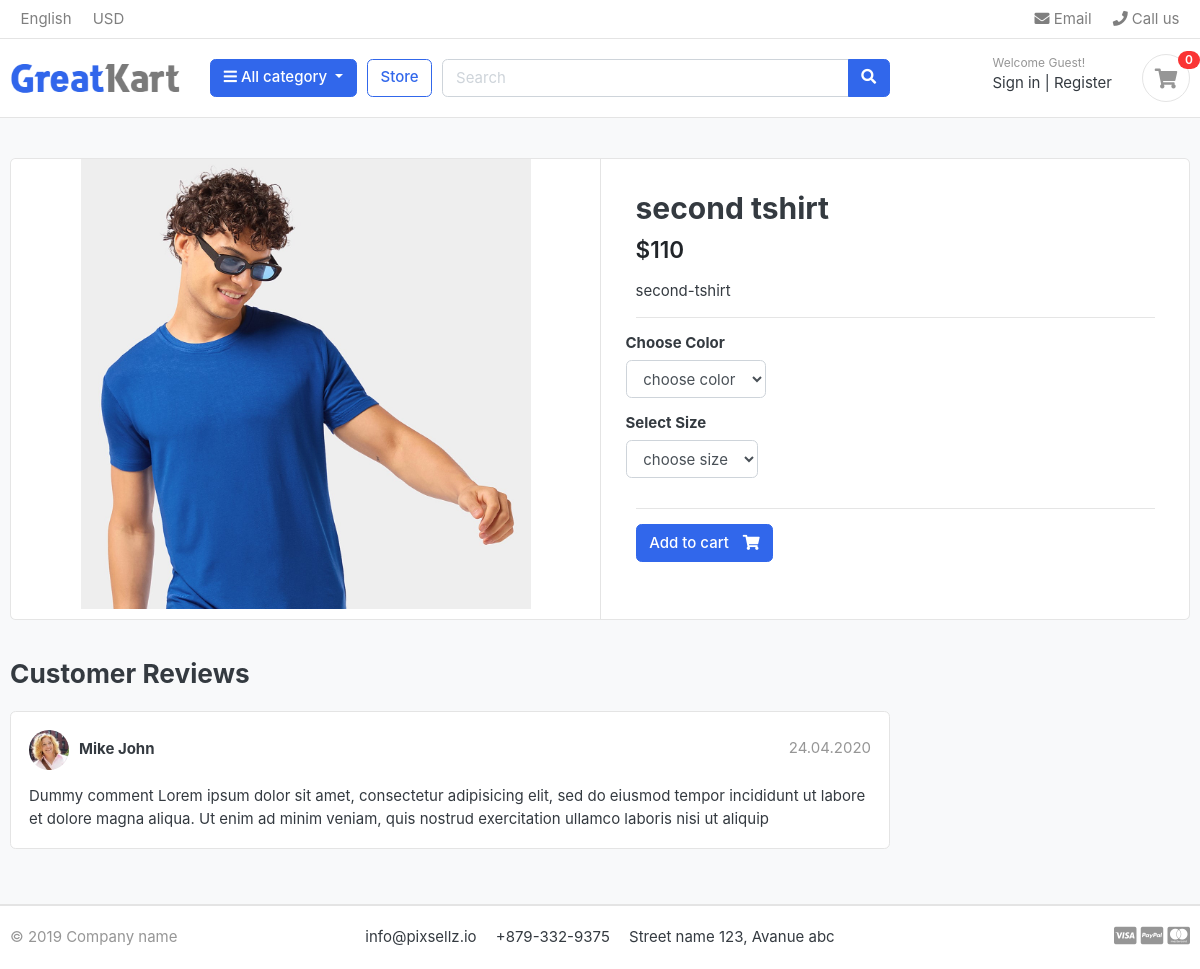
Page /store/category/shirts/second-tshirt/ on the earlier database version.
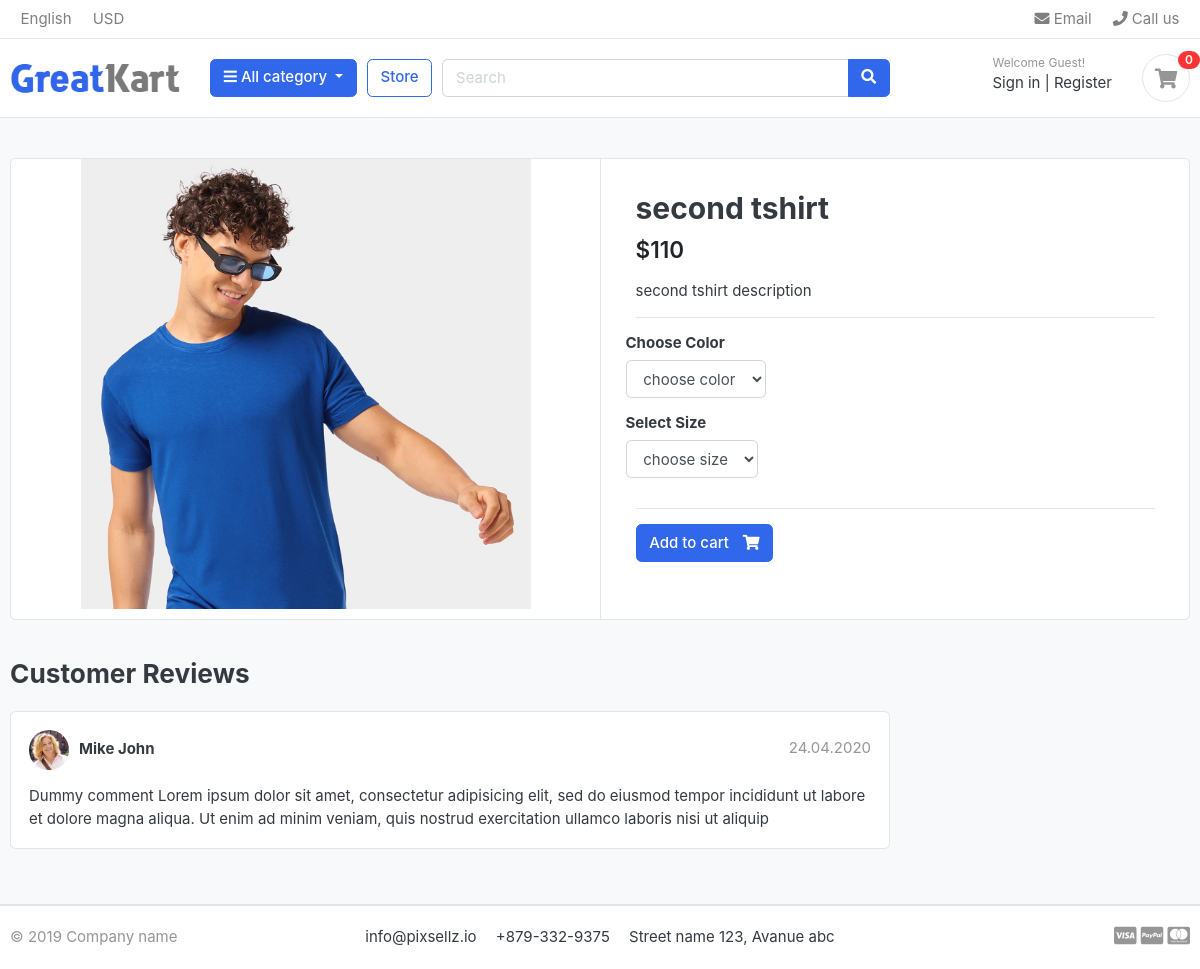
Same page on the later database version.
### store/models.py (models this page shows, shortened)
class Product(models.Model):
    product_name = models.CharField(max_length=50,unique=True)
    slug = models.SlugField(max_length=200,unique=True)
    description = models.TextField(max_length=200,unique=True)
    price = models.IntegerField()
    images = models.ImageField(upload_to='photos/products')
    stock = models.IntegerField()
    is_available = models.BooleanField(default=True)
    category = models.ForeignKey(Category ,on_delete=models.CASCADE)
    created_date = models.DateTimeField(auto_now_add=True)
    modified_date = models.DateTimeField(auto_now=True)

### store/views.py (the view)
# urls.py: path('category/<slug:category_slug>/<slug:product_slug>/',views.product_detail,name='product_detail'),
def product_detail(request,category_slug,product_slug):
    try:
        single_product = Product.objects.get(category__slug=category_slug,slug=product_slug)
        in_cart = CartItem.objects.filter(cart__cart_id=__cart_id(request),product=single_product).exists()
    except Exception as e:
        raise e
    context = {
        'single_product' : single_product,
        'in_cart':in_cart,
    }
    return render(request,'store/product_detail.html',context)

### carts/context_processors.py (called while the page is built)
def counter(request):
    cart_count = 0
    if 'admin' in request.path:
        return {}
    else:
        try:
            cart = Cart.objects.filter(cart_id = __cart_id(request))
            cart_items = CartItem.objects.all().filter(cart=cart[:1])
            for cart_item in cart_items:
                cart_count += cart_item.quantity
        except Cart.DoesNotExist:
            cart_count=0
    return dict(cart_count=cart_count)

### carts/views.py (called while the page is built)
def __cart_id(request):
    cart = request.session.session_key
    if not cart:
        cart = request.session.create()
    return cart

### category/context_processors.py (called while the page is built)
def menu_links(request):
    links = Category.objects.all()
    return dict(links=links)

### category/models.py (called while the page is built)
    def get_url(self):
        return reverse('product_by_category',args=[self.slug])

### store/models.py (called while the page is built)
    def colors(self):
        return super(VariationManager,self).filter(variation_category='color',is_active=True)

    def sizes(self):
        return super(VariationManager,self).filter(variation_category='size',is_active=True)

### templates/store/product_detail.html (shortened to what this page needs)
{% extends 'base.html' %}
{% load static %}
{% block content %}
<section class="section-content padding-y bg">
  <div class="container">
    <div class="card">
      <div class="row no-gutters">
        <aside class="col-md-6">
          <article class="gallery-wrap">
            <div class="img-big-wrap">
              <a href="#"><img src="{{ single_product.images.url }}"></a>
            </div>
          </article>
        </aside>
        <main class="col-md-6 border-left">
          <form action="{% url 'add_cart' single_product.id %}" method="POST">
            <article class="content-body">
              <h2 class="title">{{ single_product.product_name }}</h2>
              <div class="mb-3">
                <var class="price h4">${{ single_product.price }}</var>
              </div>
              <p>{{ single_product.description }}</p>
              <hr>
              <div class="row">
                <div class="item-option-select">
                  <h6>Choose Color</h6>
                  <select name="color" class="form-control">
                    <option value="" selected disabled>choose color</option>
                  </select>
                </div>
              </div>
              <div class="row">
                <div class="item-option-select">
                  <h6>Select Size</h6>
                  <select name="size" class="form-control">
                    <option value="" selected disabled>choose size</option>
                  </select>
                </div>
              </div>
              <hr>
              {% if single_product.stock <= 0 %} <h5>out of stock</h5>
                {% else %}
                <button class="btn  btn-primary"> <span class="text">Add to
                    cart</span> <i class="fas fa-shopping-cart"></i> </button>
                {% endif %}
            </article>
          </form>
        </main>
      </div>
    </div>
    <br>
    <div class="row">
      <div class="col-md-9">
        <header class="section-heading">
          <h3>Customer Reviews </h3>
        </header>
        <article class="box mb-3">
          <div class="icontext w-100">
            <img src="./images/avatars/avatar1.jpg" class="img-xs icon rounded-circle">
            <div class="text">
              <span class="date text-muted float-md-right">24.04.2020 </span>
              <h6 class="mb-1">Mike John </h6>
            </div>
          </div>
          <div class="mt-3">
            <p>
              Dummy comment Lorem ipsum dolor sit amet, consectetur adipisicing elit, sed do eiusmod
              tempor incididunt ut labore et dolore magna aliqua. Ut enim ad minim veniam,
              quis nostrud exercitation ullamco laboris nisi ut aliquip
            </p>
          </div>
        </article>
      </div>
    </div>
  </div>
</section>
{% endblock %}

Differences in the rows shown:
changed Product "second tshirt": description "second-tshirt" → "second tshirt description"
